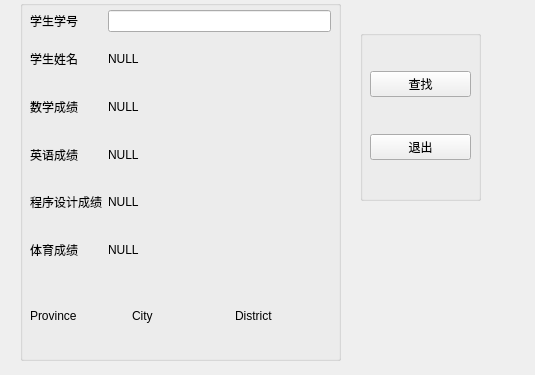
<?xml version="1.0" encoding="UTF-8"?>
<ui version="4.0">
 <class>SearchStudentWidget</class>
 <widget class="QWidget" name="SearchStudentWidget">
  <property name="geometry">
   <rect>
    <x>0</x>
    <y>0</y>
    <width>535</width>
    <height>375</height>
   </rect>
  </property>
  <property name="windowTitle">
   <string>Form</string>
  </property>
  <widget class="QGroupBox" name="groupBox">
   <property name="geometry">
    <rect>
     <x>20</x>
     <y>0</y>
     <width>321</width>
     <height>361</height>
    </rect>
   </property>
   <property name="title">
    <string/>
   </property>
   <widget class="QWidget" name="gridLayoutWidget">
    <property name="geometry">
     <rect>
      <x>10</x>
      <y>10</y>
      <width>301</width>
      <height>261</height>
     </rect>
    </property>
    <layout class="QGridLayout" name="gridLayout">
     <item row="0" column="1">
      <widget class="QLineEdit" name="ID_Text"/>
     </item>
     <item row="4" column="0">
      <widget class="QLabel" name="Programming">
       <property name="text">
        <string>程序设计成绩</string>
       </property>
      </widget>
     </item>
     <item row="5" column="0">
      <widget class="QLabel" name="PE">
       <property name="text">
        <string>体育成绩</string>
       </property>
      </widget>
     </item>
     <item row="0" column="0">
      <widget class="QLabel" name="ID">
       <property name="text">
        <string>学生学号</string>
       </property>
      </widget>
     </item>
     <item row="1" column="1">
      <widget class="QLabel" name="Name_Label">
       <property name="text">
        <string>NULL</string>
       </property>
      </widget>
     </item>
     <item row="1" column="0">
      <widget class="QLabel" name="Name">
       <property name="text">
        <string>学生姓名</string>
       </property>
      </widget>
     </item>
     <item row="4" column="1">
      <widget class="QLabel" name="Pro_Label">
       <property name="text">
        <string>NULL</string>
       </property>
      </widget>
     </item>
     <item row="5" column="1">
      <widget class="QLabel" name="PE_Label">
       <property name="text">
        <string>NULL</string>
       </property>
      </widget>
     </item>
     <item row="2" column="1">
      <widget class="QLabel" name="Math_Label">
       <property name="text">
        <string>NULL</string>
       </property>
      </widget>
     </item>
     <item row="3" column="1">
      <widget class="QLabel" name="Eng_Label">
       <property name="text">
        <string>NULL</string>
       </property>
      </widget>
     </item>
     <item row="2" column="0">
      <widget class="QLabel" name="Math">
       <property name="text">
        <string>数学成绩</string>
       </property>
      </widget>
     </item>
     <item row="3" column="0">
      <widget class="QLabel" name="English">
       <property name="text">
        <string>英语成绩</string>
       </property>
      </widget>
     </item>
    </layout>
   </widget>
   <widget class="QWidget" name="horizontalLayoutWidget">
    <property name="geometry">
     <rect>
      <x>10</x>
      <y>280</y>
      <width>301</width>
      <height>71</height>
     </rect>
    </property>
    <layout class="QHBoxLayout" name="horizontalLayout">
     <item>
      <widget class="QLabel" name="Province">
       <property name="text">
        <string>Province</string>
       </property>
      </widget>
     </item>
     <item>
      <widget class="QLabel" name="City">
       <property name="text">
        <string>City</string>
       </property>
      </widget>
     </item>
     <item>
      <widget class="QLabel" name="District">
       <property name="text">
        <string>District</string>
       </property>
      </widget>
     </item>
    </layout>
   </widget>
  </widget>
  <widget class="QGroupBox" name="groupBox_2">
   <property name="geometry">
    <rect>
     <x>360</x>
     <y>30</y>
     <width>121</width>
     <height>171</height>
    </rect>
   </property>
   <property name="title">
    <string/>
   </property>
   <widget class="QWidget" name="verticalLayoutWidget">
    <property name="geometry">
     <rect>
      <x>10</x>
      <y>10</y>
      <width>101</width>
      <height>151</height>
     </rect>
    </property>
    <layout class="QVBoxLayout" name="verticalLayout">
     <item>
      <widget class="QPushButton" name="btnSearch">
       <property name="text">
        <string>查找</string>
       </property>
      </widget>
     </item>
     <item>
      <widget class="QPushButton" name="btnQuit">
       <property name="text">
        <string>退出</string>
       </property>
      </widget>
     </item>
    </layout>
   </widget>
  </widget>
 </widget>
 <resources/>
 <connections/>
</ui>
